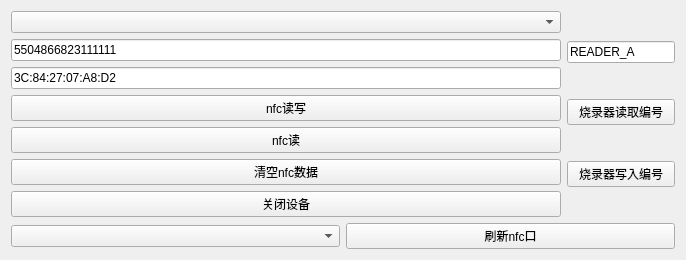
              <widget class="QWidget" name="tab_15">
               <attribute name="title">
                <string>NFC</string>
               </attribute>
               <layout class="QGridLayout" name="gridLayout_18">
                <item row="0" column="0">
                 <layout class="QVBoxLayout" name="verticalLayout_32">
                  <item>
                   <widget class="QComboBox" name="nfc_combo">
                    <property name="minimumSize">
                     <size>
                      <width>550</width>
                      <height>0</height>
                     </size>
                    </property>
                   </widget>
                  </item>
                  <item>
                   <widget class="QLineEdit" name="nfc_sn">
                    <property name="text">
                     <string>5504866823111111</string>
                    </property>
                   </widget>
                  </item>
                  <item>
                   <widget class="QLineEdit" name="nfc_mac">
                    <property name="text">
                     <string>3C:84:27:07:A8:D2</string>
                    </property>
                   </widget>
                  </item>
                  <item>
                   <widget class="QPushButton" name="nfc_write_read">
                    <property name="text">
                     <string>nfc读写</string>
                    </property>
                   </widget>
                  </item>
                  <item>
                   <widget class="QPushButton" name="nfc_read">
                    <property name="text">
                     <string>nfc读</string>
                    </property>
                   </widget>
                  </item>
                  <item>
                   <widget class="QPushButton" name="clear_nfc_data">
                    <property name="text">
                     <string>清空nfc数据</string>
                    </property>
                   </widget>
                  </item>
                  <item>
                   <widget class="QPushButton" name="nfc_close">
                    <property name="text">
                     <string>关闭设备</string>
                    </property>
                   </widget>
                  </item>
                 </layout>
                </item>
                <item row="0" column="1">
                 <layout class="QVBoxLayout" name="verticalLayout_33">
                  <item>
                   <widget class="QLineEdit" name="nfc_name">
                    <property name="text">
                     <string>READER_A</string>
                    </property>
                   </widget>
                  </item>
                  <item>
                   <widget class="QPushButton" name="nfc_decode">
                    <property name="text">
                     <string>烧录器读取编号</string>
                    </property>
                   </widget>
                  </item>
                  <item>
                   <widget class="QPushButton" name="nfc_encode">
                    <property name="text">
                     <string>烧录器写入编号</string>
                    </property>
                   </widget>
                  </item>
                 </layout>
                </item>
                <item row="1" column="0" colspan="2">
                 <layout class="QHBoxLayout" name="horizontalLayout_75">
                  <property name="topMargin">
                   <number>0</number>
                  </property>
                  <item>
                   <widget class="QComboBox" name="NfcComboBox"/>
                  </item>
                  <item>
                   <widget class="QPushButton" name="nfcComFresh">
                    <property name="text">
                     <string>刷新nfc口</string>
                    </property>
                   </widget>
                  </item>
                 </layout>
                </item>
               </layout>
              </widget>
